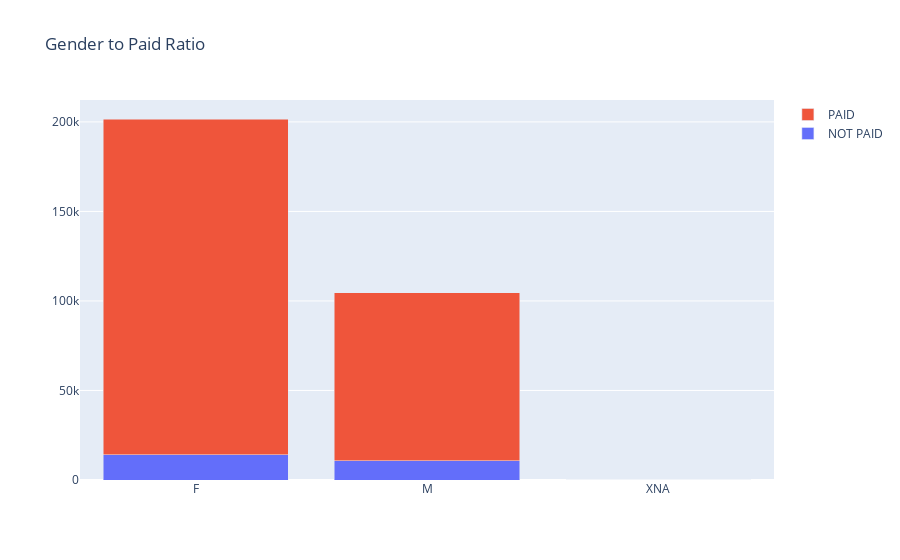
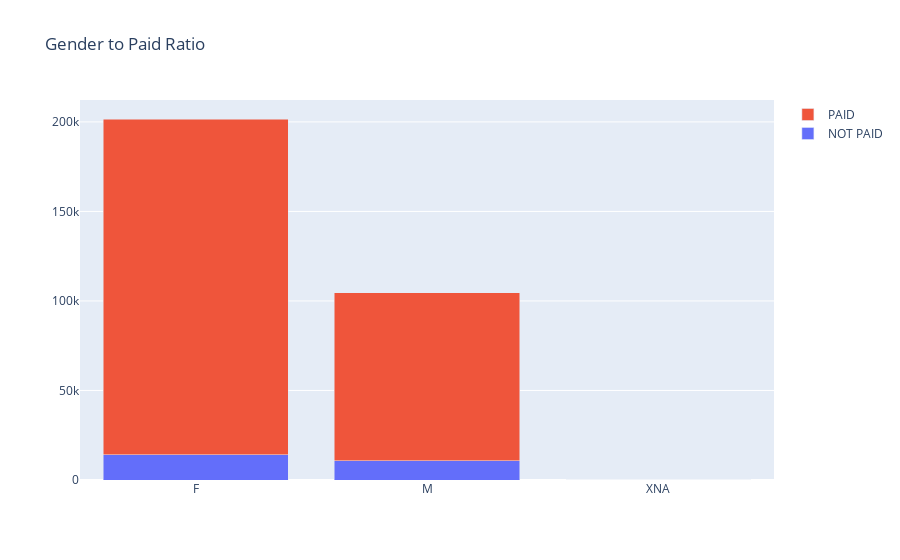

The notebook cell saved with these charts, in order:
### Code cell
grade = pd.DataFrame(application_data['CODE_GENDER'].value_counts()).reset_index()
grade.columns = ['gender', 'count']
grade = grade.reset_index().drop('index', axis=1)

acc2 = application_data.groupby('CODE_GENDER').TARGET.sum()
acc2.columns = ['approved', 'count']
acc2 = acc2.reset_index()

acc2.sort_values('TARGET', ascending =False, inplace = True)
acc2.reset_index(inplace = True)
acc2.drop('index', axis = 1)

acc2['accepted'] = grade['count'] - acc2['TARGET']
acc2.drop('index', axis = 1)

trace1 = go.Bar(
    x=grade['gender'],
    y=acc2['TARGET'],
    name='NOT PAID'
)
trace2 = go.Bar(
    x=grade['gender'],
    y=acc2['accepted'],
    name='PAID'
)

data2 = [trace1, trace2]
layout = go.Layout(
    barmode='stack',
    title = 'Gender to Paid Ratio'
)

fig = go.Figure(data=data2, layout=layout)
py.iplot(fig, filename='stacked-bar')
fig.show()

### Figure 1 — Plotly figure (JSON) as saved in the notebook; plotly's stock layout.template omitted (floating-point values rounded to 4 significant figures)
{"data": [{"name": "NOT PAID", "type": "bar", "x": ["F", "M", "XNA"], "y": [14124, 10631, 0]}, {"name": "PAID", "type": "bar", "x": ["F", "M", "XNA"], "y": [187511, 93936, 4]}], "layout": {"barmode": "stack", "title": {"text": "Gender to Paid Ratio"}}}

### Figure 2 — Plotly figure (JSON) as saved in the notebook; plotly's stock layout.template omitted (floating-point values rounded to 4 significant figures)
{"data": [{"name": "NOT PAID", "type": "bar", "x": ["F", "M", "XNA"], "y": [14124, 10631, 0]}, {"name": "PAID", "type": "bar", "x": ["F", "M", "XNA"], "y": [187511, 93936, 4]}], "layout": {"barmode": "stack", "title": {"text": "Gender to Paid Ratio"}}}
